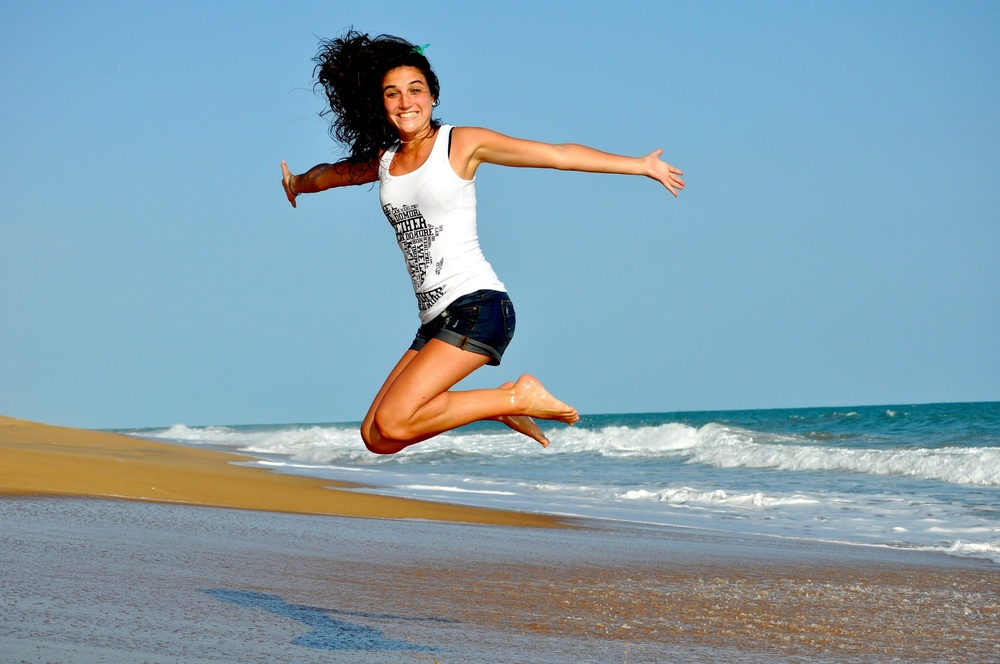
#> input picture pasta/img/imagem3.jpg, 1000 x 664 px, shrunk from 1920 x 1275 before the run
$ python analise_de_rosto.py
#> lines starting #> are read from the running program, lines starting #| are printed output that depends on the picture; after the words box and inside, x2 and y2 are one past the last pixel; in counts of white or black regions, pixels touching at a corner belong together
import cv2
import os

caminho_da_imagem = 'pasta/img/imagem3.jpg'

carregaAlgoritmo = cv2.CascadeClassifier('opencv/data/haarcascades/haarcascade_frontalface_default.xml')


imagem = cv2.imread(caminho_da_imagem)
#> imagem is the input picture: shape (664, 1000, 3); mean B, G, R 174.1, 160.5, 132.8
imagem_cinza = cv2.cvtColor(imagem, cv2.COLOR_BGR2GRAY)
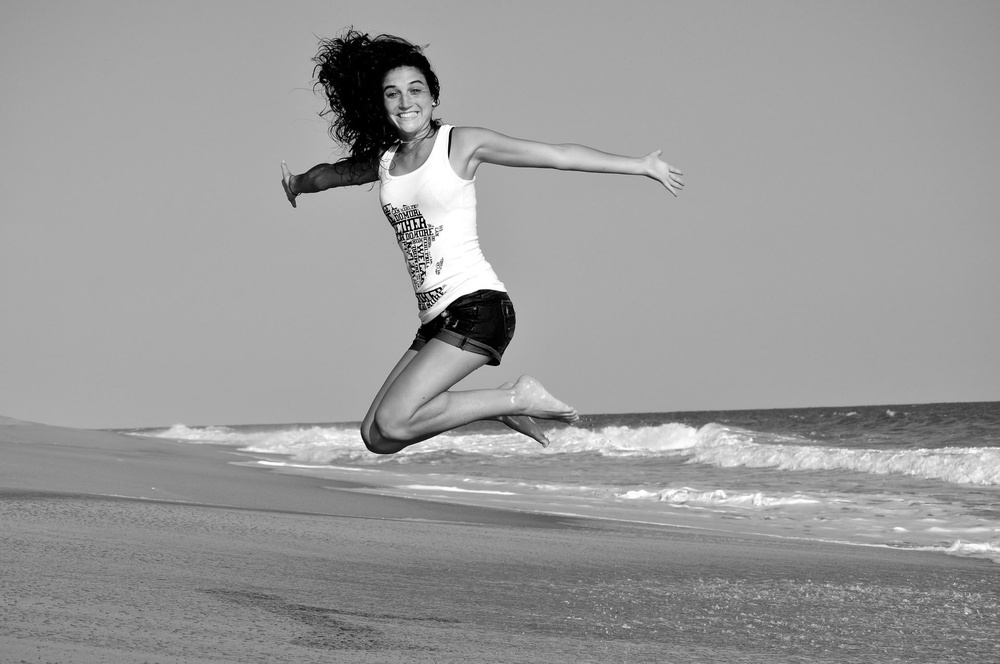
#> imagem_cinza: shape (664, 1000); min 0, max 255, mean 153.8

faces = carregaAlgoritmo.detectMultiScale(imagem_cinza)
#> faces = [[375, 68, 60, 60]]

print(faces)
#| [[375  68  60  60]]

for(x, y, l, a) in faces:
    cv2.rectangle(imagem, (x, y), (x + l, y + a), (0, 255, 0), 2)
#> this loop made 1 pass
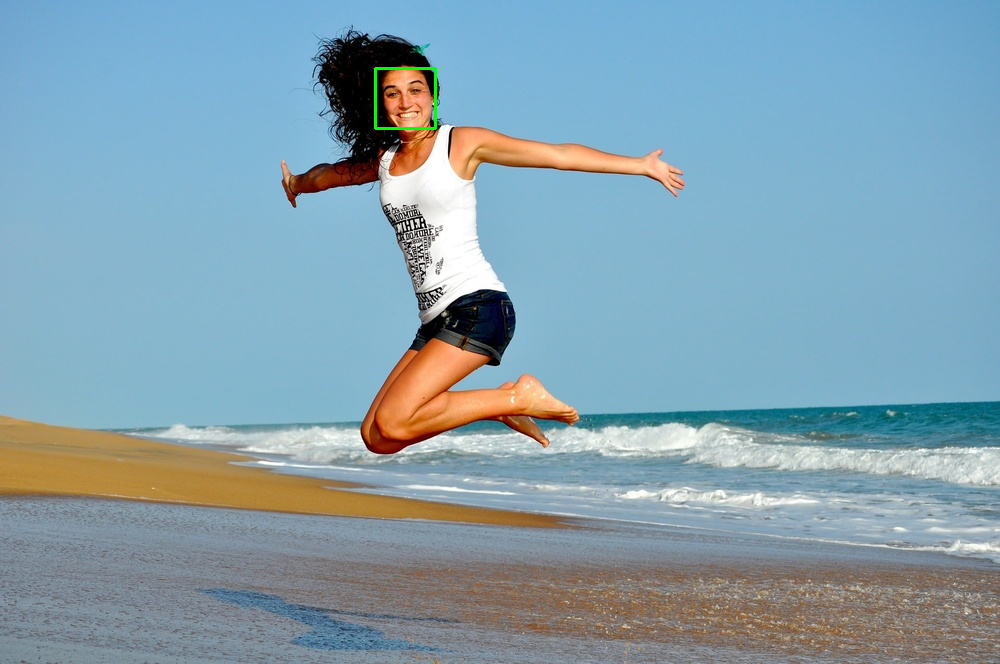
#> imagem: shape (664, 1000, 3); 0.11% of pixels changed, all inside (x1, y1, x2, y2) = (374, 67, 437, 130)


cv2.imshow("Formas ", imagem)
cv2.waitKey()

$ run again, with pasta/img/imagem2.jpg copied over pasta/img/imagem3.jpg
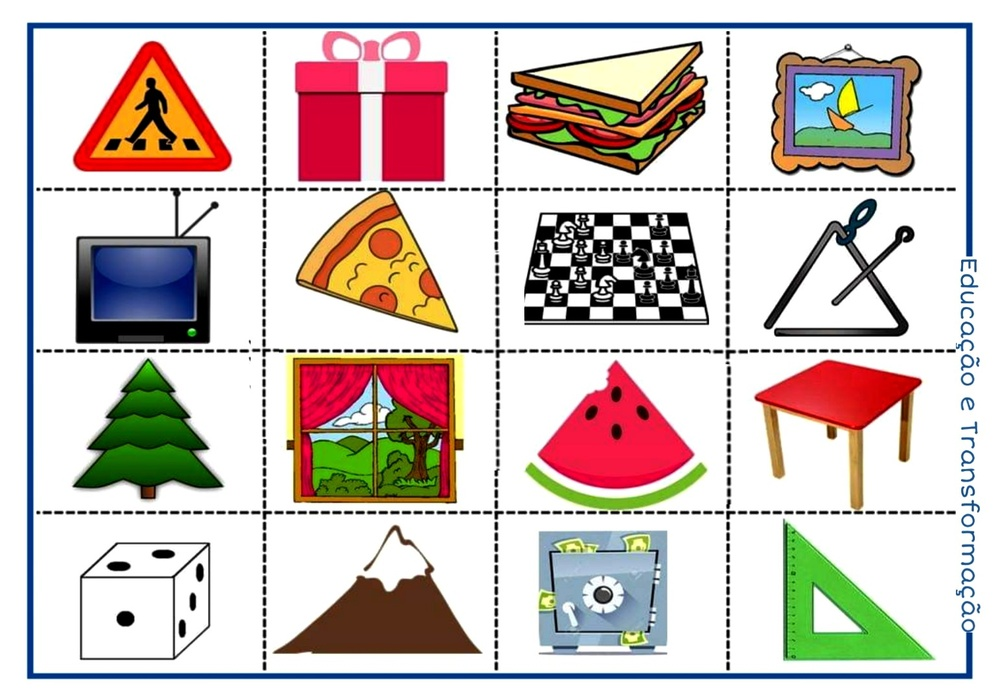
#> input picture pasta/img/imagem2.jpg, 1000 x 700 px, shrunk from 1543 x 1080 before the run
#> imagem is the input picture: shape (700, 1000, 3); mean B, G, R 190.7, 195.5, 207.3
#> `imagem_cinza = cv2.cvtColor(imagem, cv2.COLOR_BGR2GRAY)`:
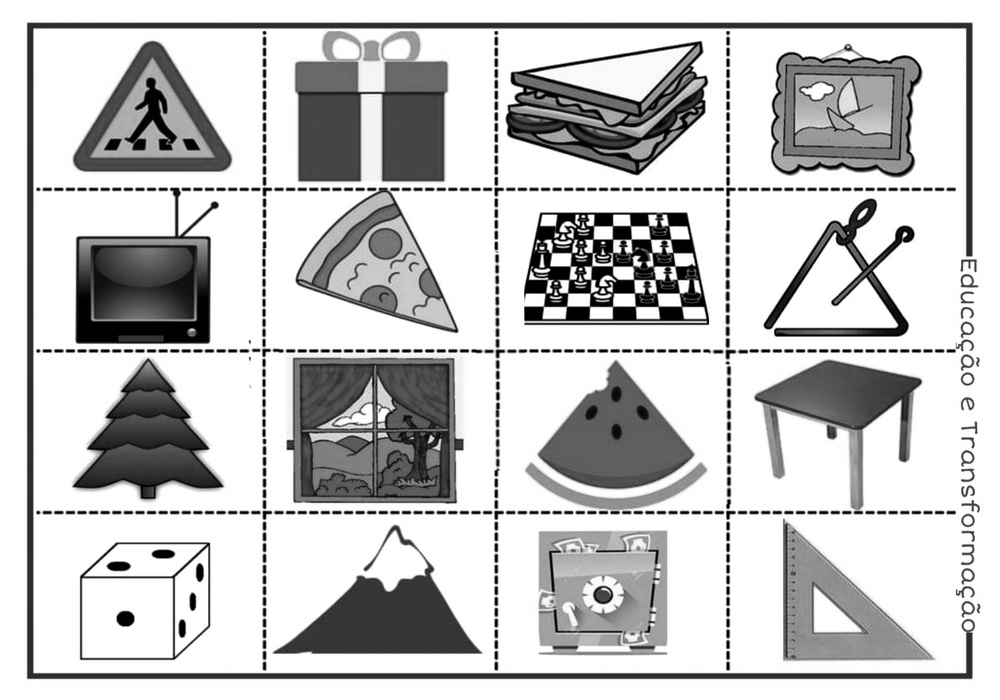
#> imagem_cinza: shape (700, 1000); min 0, max 255, mean 198.5
#> faces = [[56, 268, 186, 186]]
#| [[ 56 268 186 186]]
#> the loop `for(x, y, l, a) in faces:` made 1 pass
#> after the loop `for(x, y, l, a) in faces:`:
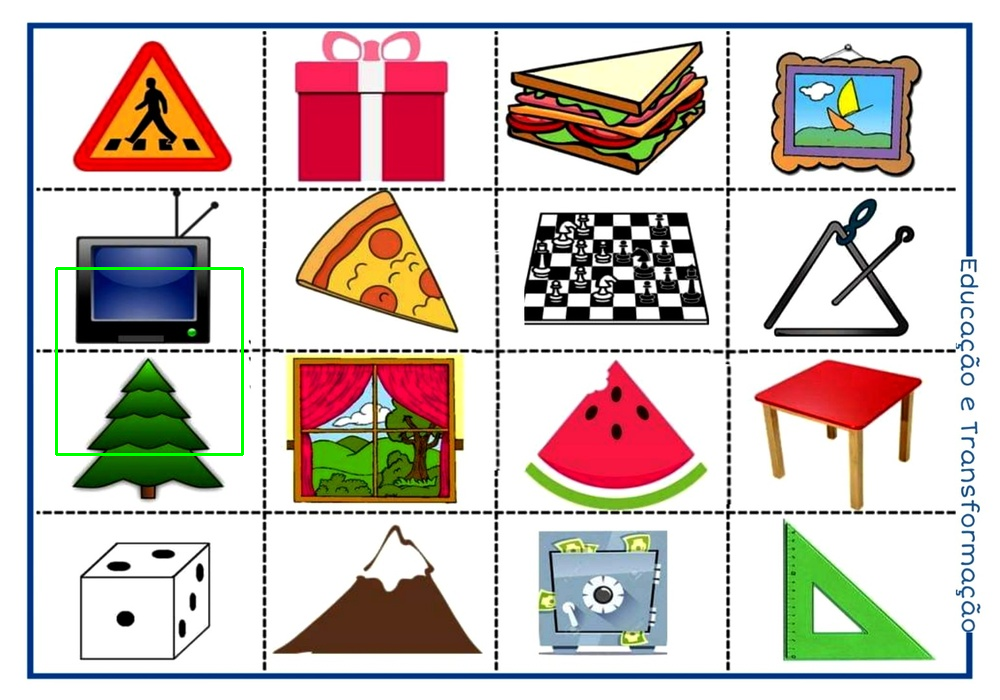
#> imagem: shape (700, 1000, 3); 0.32% of pixels changed, all inside (x1, y1, x2, y2) = (55, 267, 244, 456)
